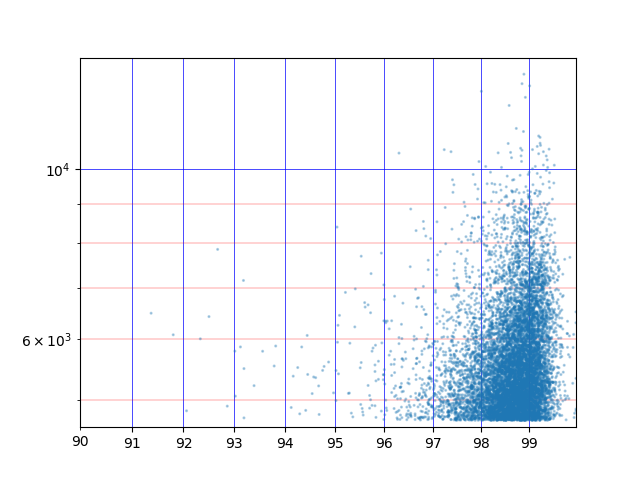
#> input picture acc-pp/20170214.png, 640 x 480 px; its folder holds only this picture in this run
$ python -i plot.py   (imports and definitions only)
#> lines starting #> are read from the running program, lines starting #| are printed output that depends on the picture
import matplotlib.pyplot as plt
import numpy as np
from numpy.polynomial.polynomial import polyval
from numpy import ma
from matplotlib import scale as mscale
from matplotlib import transforms as mtransforms
from matplotlib import ticker
from matplotlib.ticker import Formatter, FixedLocator
from matplotlib import rcParams

ppthres = 3748 #lowest pp to be plotted on graph
ppupthres = 0
width = 1024
height = 768
mydpi = 80

# [1 line not run here, left out]
rcParams['axes.axisbelow'] = False
rcParams['axes.formatter.useoffset']=False
list = None
ax = None
import os
# [1 line that did not run here, left out]
folderList = ['acc-pp','pp-pc','pp-rank','rank-pc']
# [3 lines not run here, left out]


# [179 lines left out: functions render_nodata_message, setupcolor, plot_100_avg_ppvspc, plot_accpp, plot_pcrank, plot_pprank, not called in this run]

def plot_main(i):
    if(i==0):
        plot_100_avg_ppvspc(date,c)
    if(i==1):
        plot_accpp(date,c)
    if(i==2):
        plot_pcrank(date,c)
    if(i==3):
        plot_pprank(date,c)

# [27 lines not run here, left out]

>>> import cv2
>>> picture = cv2.imread('acc-pp/20170214.png', cv2.IMREAD_GRAYSCALE)
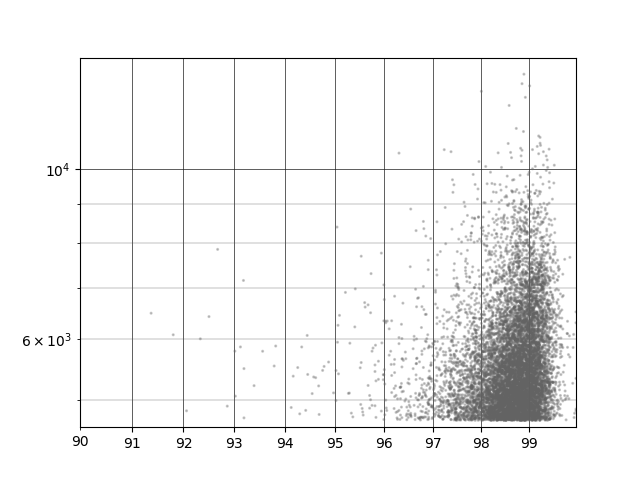
#> picture: shape (480, 640); min 0, max 255, mean 243.8
#> (the run stopped early here; a loop or call above may not have finished)
